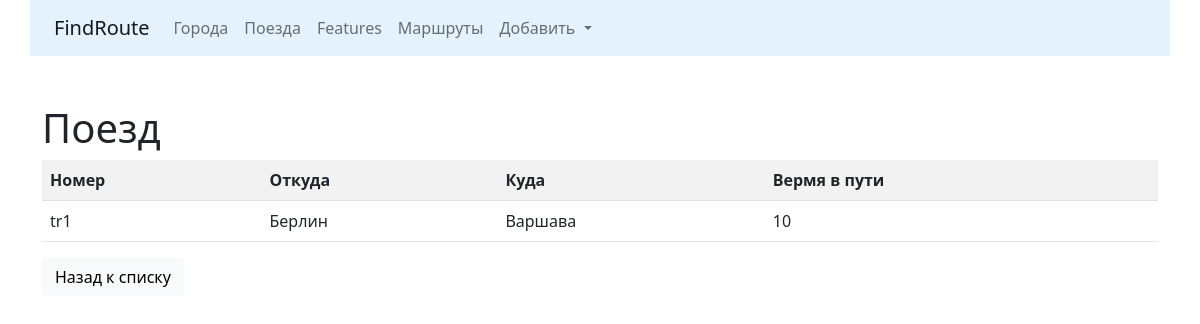
/trains/detail/1/, run on an earlier commit of the app's database.
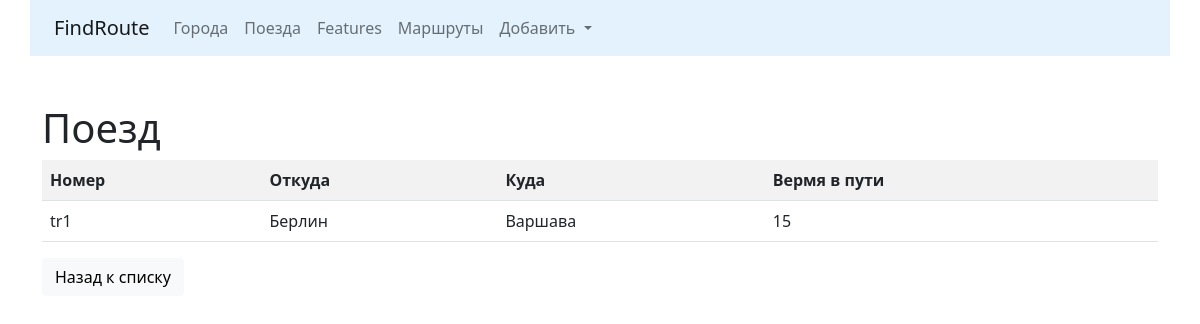
And on a later commit of the database.
### trains/models.py (models this page shows, shortened)
class Train(models.Model):
    name = models.CharField(max_length=50, unique=True, verbose_name='Номер поезда')
    travel_time = models.PositiveSmallIntegerField(verbose_name='Время в пути')
    from_city = models.ForeignKey(City, on_delete=models.CASCADE, related_name='from_city_set', verbose_name='Из какого города')
    to_city = models.ForeignKey('cities.City', on_delete=models.CASCADE, related_name='to_city_set', verbose_name='В какой город')
    class Meta:
        verbose_name = 'Поезд'
        verbose_name_plural = 'Поезда'
        ordering = ['travel_time']

### cities/models.py (models this page shows, shortened)
class City(models.Model):
    name = models.CharField(max_length=100, unique=True, verbose_name='Город')
    def __str__(self):
        return self.name
    class Meta:
        verbose_name = 'Город'
        verbose_name_plural = 'Города'
        ordering = ['name']

### trains/views.py (the view)
# urls.py: path('detail/<int:pk>/', TrainDetailView.as_view(), name='detail'),
class TrainDetailView(DetailView):
    queryset = Train.objects.all()
    template_name = 'trains/detail.html'

### trains/templates/trains/detail.html (shortened to what this page needs)
{% extends 'base.html' %}
{% block content %}
<h1>Поезд</h1>
<div class="row">
    <div class="col-md">
        {% if object %}
                <table class="table table-striped">
            <tr>
                <th>Номер</th>
                <th>Откуда</th>
                <th>Куда</th>
                <th>Вермя в пути</th>
            </tr>
            <tr>
                <td>{{ object.name }}</td>
                <td>{{ object.from_city }}</td>
                <td>{{ object.to_city }}</td>
                <td>{{ object.travel_time }}</td>
            </tr>
        </table>
        {% endif %}
    </div>
</div>
<div class="row">
    <div class="col-md-4">
        <a href="{% url 'trains:home' %}">
            <button class="btn btn-light" type="button">Назад к списку</button>
        </a>
    </div>
</div>
{% endblock %}

### templates/base.html (shortened to what this page needs)
<!DOCTYPE html>
{% url 'cities:home' as cities_home_url %}
{% url 'cities:create' as cities_create_url %}
{% url 'trains:home' as trains_home_url %}
{% url 'trains:create' as trains_create_url %}
<html lang="en">
<head>
    <link href="https://cdn.jsdelivr.net/npm/bootstrap@5.1.1/dist/css/bootstrap.min.css" rel="stylesheet"
>
    <link href="https://cdn.jsdelivr.net/npm/select2@4.1.0-rc.0/dist/css/select2.min.css" rel="stylesheet" />
</head>
<body>
    <nav class="navbar navbar-expand-lg navbar-light container" style="background-color: #e3f2fd;">
        <div class="container-fluid">
            <a class="navbar-brand" href="{% url 'home' %}">FindRoute</a>
            <div class="collapse navbar-collapse ml-auto" id="navbarNavDropdown">
                <ul class="navbar-nav">
                    <li class="nav-item">
                        <a class="nav-link {% if request.path == cities_home_url %}active{% endif %}" href="{% url 'cities:home' %}">Города</a>
                    </li>
                    <li class="nav-item">
                        <a class="nav-link {% if request.path == trains_home_url %}active{% endif %}" href="{% url 'trains:home' %}">Поезда</a>
                    </li>
                    <li class="nav-item">
                        <a class="nav-link" href="#">Features</a>
                    </li>
                    <li class="nav-item">
                        <a class="nav-link" href="{% url 'list' %}">Маршруты</a>
                    </li>
                    <li class="nav-item dropdown">
                        <a class="nav-link dropdown-toggle {% if request.path == cities_create_url or request.path == trains_create_url %}active{% endif %}" href="#" id="navbarDropdownMenuLink" role="button"
                           data-bs-toggle="dropdown" aria-expanded="false">
                            Добавить
                        </a>
                    </li>
                </ul>
            </div>
        </div>
    </nav>
    <div class="container">
        <div class="row">
        </div>
    </div>
    <div class="container">
        {% block content %}{% endblock %}
    </div>
</body>
</html>

What changed in the data, as far as the page shows it:
changed Train "tr1": travel_time "10" → "15"
